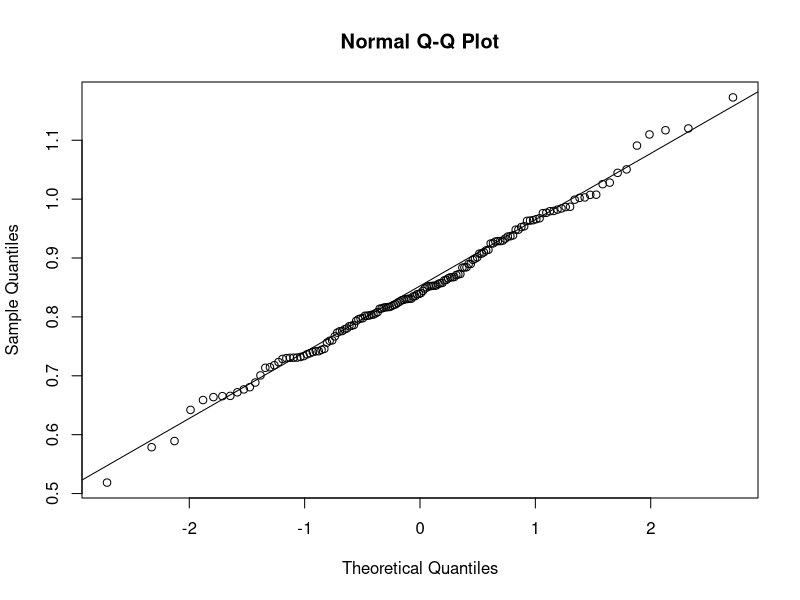
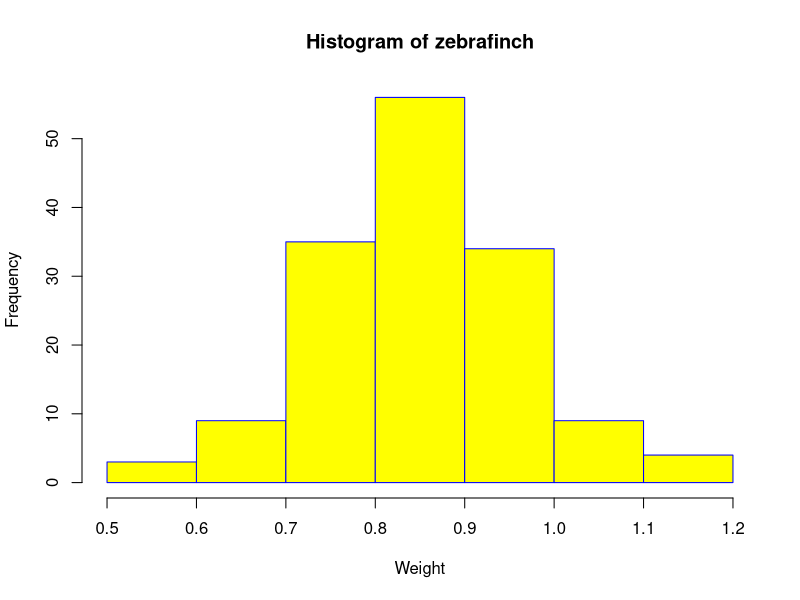

R code for these plots, in order:

# hard kodet input data
zebrafinch <- c(0.7562718,0.7841234,0.8535867,0.82394,0.7804905,0.9630961,0.7417845,1.120064,0.8024751,0.8214675,0.7309519,0.8019651,0.9097601,0.7601681,0.8390591,0.9248859,0.8352816,0.7319939,0.7930914,0.7457873,1.002192,0.8628477,1.028025,0.7402723,0.9129746,0.7300062,0.8572898,0.8500707,0.7334023,0.7144842,0.984181,0.8167179,0.8441634,0.8281507,0.6719701,0.8034057,1.11701,1.007286,0.8168411,0.7305809,0.9279448,0.8405102,0.7958567,0.9990197,1.007542,0.6806091,0.8384404,0.8711419,0.7179686,0.9287494,0.8619765,0.8309871,0.5787197,0.7416669,0.8040855,0.8081294,0.907542,0.8482643,0.8560268,0.8655504,1.172754,0.9761892,0.8843472,0.9139844,0.5186183,0.9385081,0.9074842,0.9329575,1.090915,0.7363603,0.8898355,0.8577158,1.025406,0.6654378,0.6658608,0.6768501,0.9794527,0.8301966,0.8290008,0.8836586,0.8157841,0.964259,0.9287292,0.9011676,0.7669517,0.7306965,0.9245895,0.9635717,0.7862857,0.8990346,0.7850173,0.8521878,0.7135978,0.8522143,0.8528686,0.9675156,0.6637724,0.8162315,0.9481493,0.867313,0.936353,0.986539,0.8309639,0.7233021,1.044636,0.6885234,0.9870739,0.7755702,0.7006348,0.8671587,1.109845,0.9798947,0.8143468,0.8347534,0.8840403,0.7789924,0.7760159,0.8019032,0.6420586,0.8729059,0.8722336,0.7732556,0.9370564,0.8527847,0.9538383,0.8060772,0.7286053,0.8899104,0.7440977,0.9768809,1.050496,0.5891953,0.8203677,0.8185292,0.7594463,0.8304673,0.9525384,0.966009,0.8968909,0.9481618,0.738298,0.7978259,0.7972277,0.6588164,0.9295452,1.002859,0.9822667,0.8677425,0.8259351,0.8138577)
 
# instansiering av essensielle statistiske størrelser til fordelingen
mean(zebrafinch)	#the mean (0.8485003)
sd(zebrafinch)		#Standard deviation
median(zebrafinch)	#median
IQR(zebrafinch)		#Interquartile

# Denne linjen printer den standardiserte verdien til 0.8
print((0.8-mean(zebrafinch))/sd(zebrafinch))

# gjør klar et plot
png(file = "zebrafish.pdf")
# ploter et histogram av fordelingen
hist(zebrafinch,xlab = "Weight",col = "yellow",border = "blue")
# lagrer filen
dev.off()

qqnorm(zebrafinch) #lager qq plot
qqline(zebrafinch) #lager qq plot

# får prosentil til 0.6
pnorm(0.6, mean = mean(zebrafinch), sd = sd(zebrafinch))
# får prosentil for 'ikke 0.6'. ie
# ie. sannsynligheten for at en fink har mer enn 0.6 BMR
1 - pnorm(1, mean = mean(zebrafinch), sd = sd(zebrafinch))